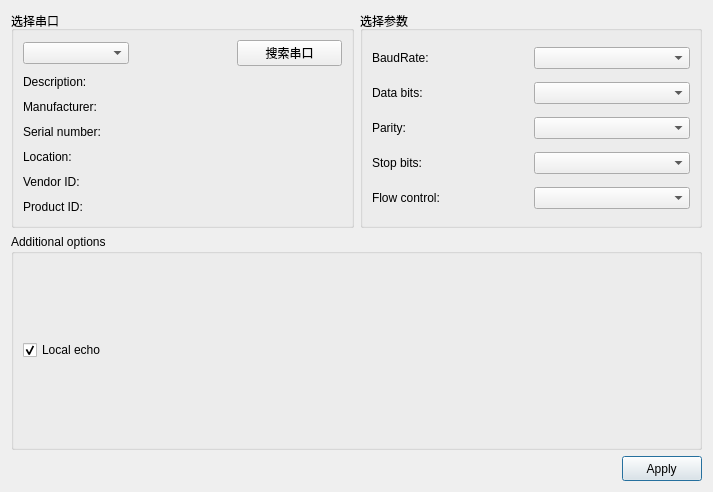
<?xml version="1.0" encoding="UTF-8"?>
<ui version="4.0">
 <class>SettingsDialog</class>
 <widget class="QDialog" name="SettingsDialog">
  <property name="geometry">
   <rect>
    <x>0</x>
    <y>0</y>
    <width>713</width>
    <height>492</height>
   </rect>
  </property>
  <property name="windowTitle">
   <string>Settings</string>
  </property>
  <layout class="QGridLayout" name="gridLayout_3">
   <item row="2" column="0" colspan="2">
    <layout class="QHBoxLayout" name="horizontalLayout">
     <item>
      <spacer name="horizontalSpacer">
       <property name="orientation">
        <enum>Qt::Horizontal</enum>
       </property>
       <property name="sizeHint" stdset="0">
        <size>
         <width>96</width>
         <height>20</height>
        </size>
       </property>
      </spacer>
     </item>
     <item>
      <widget class="QPushButton" name="applyButton">
       <property name="minimumSize">
        <size>
         <width>0</width>
         <height>25</height>
        </size>
       </property>
       <property name="text">
        <string>  Apply  </string>
       </property>
      </widget>
     </item>
    </layout>
   </item>
   <item row="0" column="0">
    <widget class="QGroupBox" name="selectBox">
     <property name="title">
      <string>选择串口</string>
     </property>
     <layout class="QGridLayout" name="gridLayout">
      <item row="0" column="0">
       <widget class="QComboBox" name="serialPortInfoListBox"/>
      </item>
      <item row="0" column="1">
       <spacer name="horizontalSpacer_2">
        <property name="orientation">
         <enum>Qt::Horizontal</enum>
        </property>
        <property name="sizeType">
         <enum>QSizePolicy::Preferred</enum>
        </property>
        <property name="sizeHint" stdset="0">
         <size>
          <width>102</width>
          <height>20</height>
         </size>
        </property>
       </spacer>
      </item>
      <item row="0" column="2">
       <widget class="QPushButton" name="searchButton">
        <property name="minimumSize">
         <size>
          <width>0</width>
          <height>25</height>
         </size>
        </property>
        <property name="styleSheet">
         <string notr="true"/>
        </property>
        <property name="text">
         <string>搜索串口</string>
        </property>
       </widget>
      </item>
      <item row="1" column="0">
       <widget class="QLabel" name="descriptionLabel">
        <property name="text">
         <string>Description:</string>
        </property>
       </widget>
      </item>
      <item row="2" column="0">
       <widget class="QLabel" name="manufacturerLabel">
        <property name="text">
         <string>Manufacturer:</string>
        </property>
       </widget>
      </item>
      <item row="3" column="0">
       <widget class="QLabel" name="serialNumberLabel">
        <property name="text">
         <string>Serial number:</string>
        </property>
       </widget>
      </item>
      <item row="4" column="0">
       <widget class="QLabel" name="locationLabel">
        <property name="text">
         <string>Location:</string>
        </property>
       </widget>
      </item>
      <item row="5" column="0">
       <widget class="QLabel" name="vidLabel">
        <property name="text">
         <string>Vendor ID:</string>
        </property>
       </widget>
      </item>
      <item row="6" column="0">
       <widget class="QLabel" name="pidLabel">
        <property name="text">
         <string>Product ID:</string>
        </property>
       </widget>
      </item>
     </layout>
    </widget>
   </item>
   <item row="0" column="1">
    <widget class="QGroupBox" name="parametersBox">
     <property name="title">
      <string>选择参数</string>
     </property>
     <layout class="QGridLayout" name="gridLayout_2">
      <item row="0" column="0">
       <widget class="QLabel" name="baudRateLabel">
        <property name="text">
         <string>BaudRate:</string>
        </property>
       </widget>
      </item>
      <item row="0" column="1">
       <widget class="QComboBox" name="baudRateBox"/>
      </item>
      <item row="1" column="0">
       <widget class="QLabel" name="dataBitsLabel">
        <property name="text">
         <string>Data bits:</string>
        </property>
       </widget>
      </item>
      <item row="1" column="1">
       <widget class="QComboBox" name="dataBitsBox"/>
      </item>
      <item row="2" column="0">
       <widget class="QLabel" name="parityLabel">
        <property name="text">
         <string>Parity:</string>
        </property>
       </widget>
      </item>
      <item row="2" column="1">
       <widget class="QComboBox" name="parityBox"/>
      </item>
      <item row="3" column="0">
       <widget class="QLabel" name="stopBitsLabel">
        <property name="text">
         <string>Stop bits:</string>
        </property>
       </widget>
      </item>
      <item row="3" column="1">
       <widget class="QComboBox" name="stopBitsBox"/>
      </item>
      <item row="4" column="0">
       <widget class="QLabel" name="flowControlLabel">
        <property name="text">
         <string>Flow control:</string>
        </property>
       </widget>
      </item>
      <item row="4" column="1">
       <widget class="QComboBox" name="flowControlBox"/>
      </item>
     </layout>
    </widget>
   </item>
   <item row="1" column="0" colspan="2">
    <widget class="QGroupBox" name="additionalOptionsGroupBox">
     <property name="title">
      <string>Additional options</string>
     </property>
     <layout class="QVBoxLayout" name="verticalLayout">
      <item>
       <widget class="QCheckBox" name="localEchoCheckBox">
        <property name="text">
         <string>Local echo</string>
        </property>
        <property name="checked">
         <bool>true</bool>
        </property>
       </widget>
      </item>
     </layout>
    </widget>
   </item>
  </layout>
 </widget>
 <resources/>
 <connections/>
</ui>
